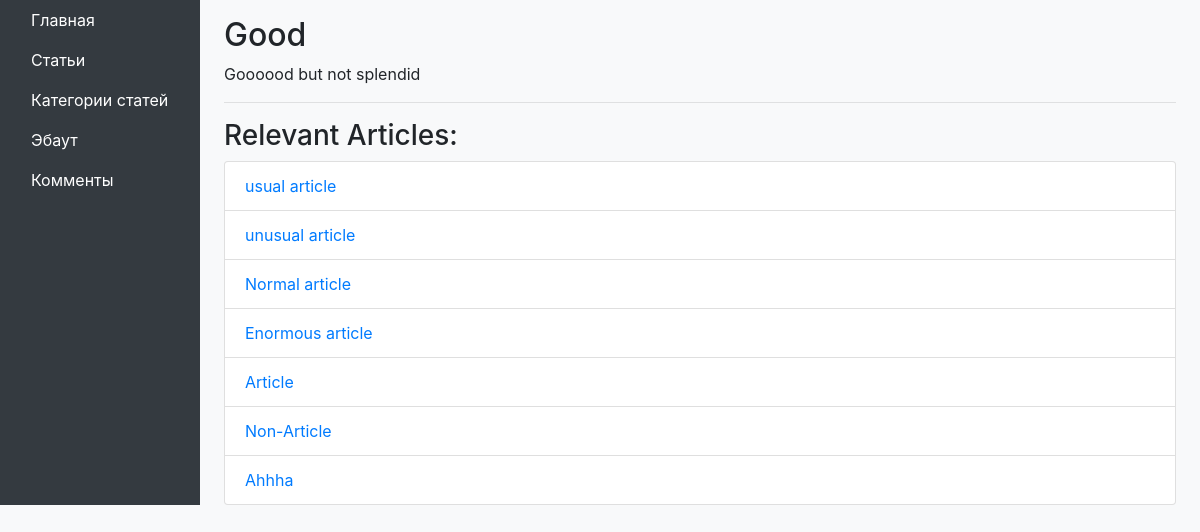
Before: /categories/1/ with the older database file.
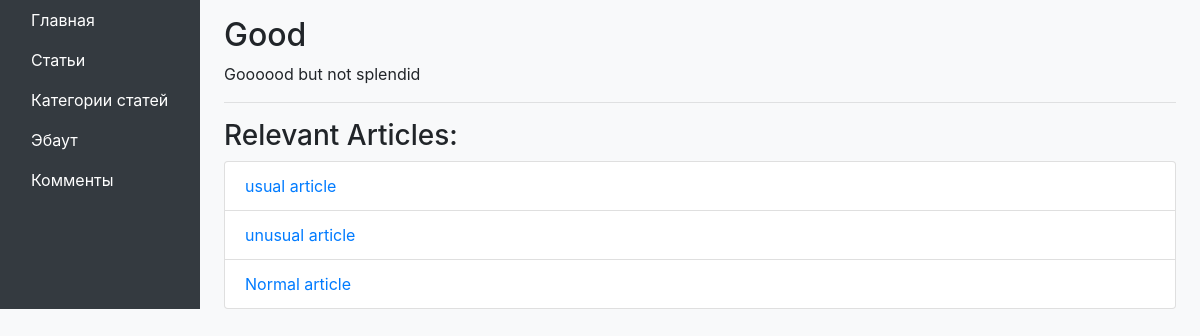
After: the same page with the newer database file.
### django_blog/articles/models.py (models this page shows, shortened)
class Article(models.Model):
    name = models.CharField(max_length=200)
    body = models.TextField()
    category = models.ForeignKey(Category, on_delete=models.PROTECT)
    timestamp = models.DateTimeField(auto_now_add=True)

### django_blog/categories/views.py (the view)
# urls.py: path('<int:id>/', CategoryView.as_view(), name='categories_detail')
class CategoryView(View):
    def get(self, request, *args, **kwargs):
        category = get_object_or_404(Category, id=kwargs['id'])
        return render(
            request,
            'categories/category.html',
            context={'category': category}
        )

### django_blog/templates/categories/category.html
{% extends "base.html" %}
{% block content %}
    <div class="category-details-container">
        <h2>{{ category.name }}</h2>
        <div class="category-description">{{ category.description }}</div>
        <hr>
        {% if category.article_set.all %}
            <h3>Relevant Articles:</h3>
            <ul class="list-group">
                {% for article in category.article_set.all %}
                    <li class="list-group-item">
                        <a href="{% url 'articles_detail' article.id %}">{{ article.name }}</a>
                    </li>
                {% endfor %}
            </ul>
        {% endif %}
    </div>
{% endblock %}

Changed rows visible on the page:
removed Article: name "Enormous article"
removed Article: name "Article"
removed Article: name "Non-Article"
removed Article: name "Ahhha"
